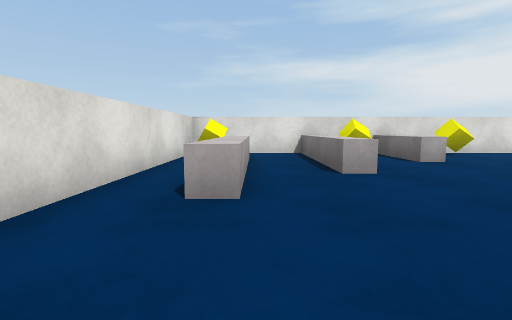
view 1 (above)

16 first-person views from a walk through a scene from a Unity 3-D project. The camera is 0.62 m above the floor, tilts 6° down and sees 85° across. The floor is counted in squares, 1 m on a side. Each view is taken from the middle of a square. On the plan, view 1 faces up. The plan holds only what a view shows up to about 9 squares ahead; the rest is blank. The player character is not drawn. Surface patterns are stand-ins for the level's own textures.

view 2
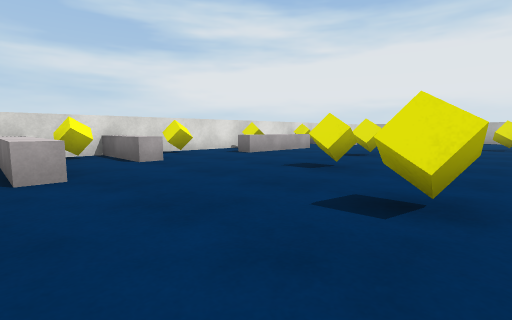

view 3
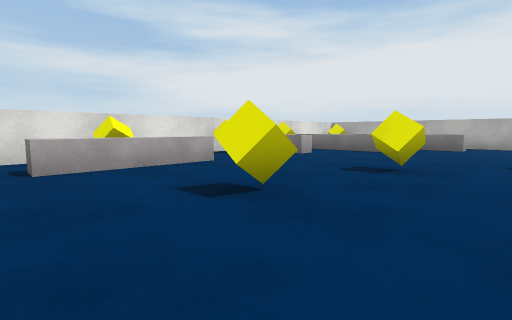

view 4
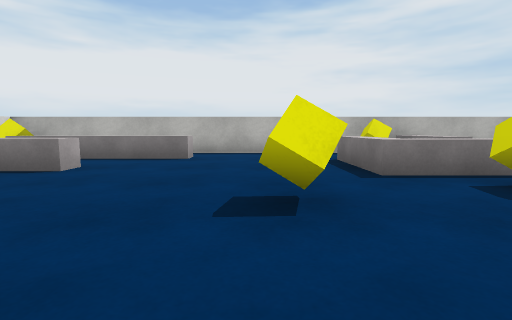

view 5
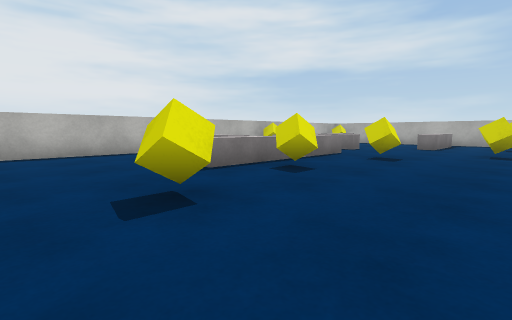

view 6
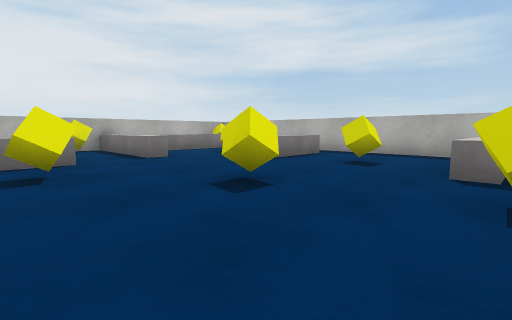

view 7
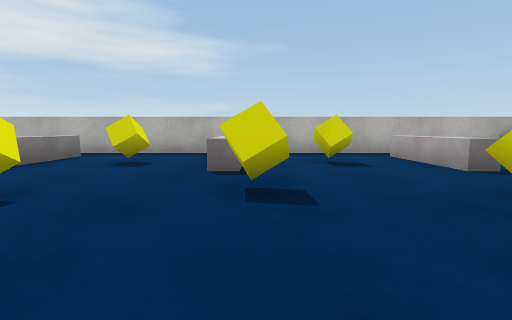

view 8
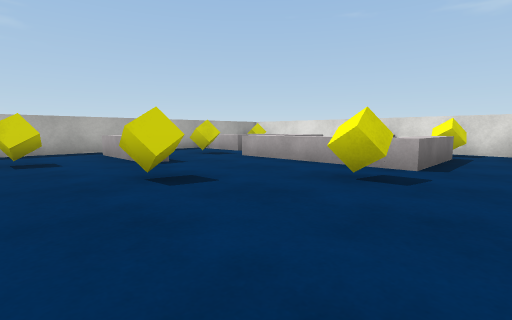

view 9
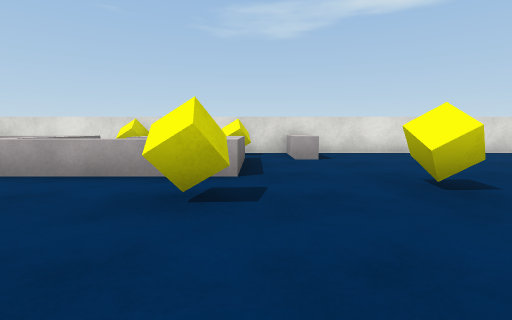

view 10
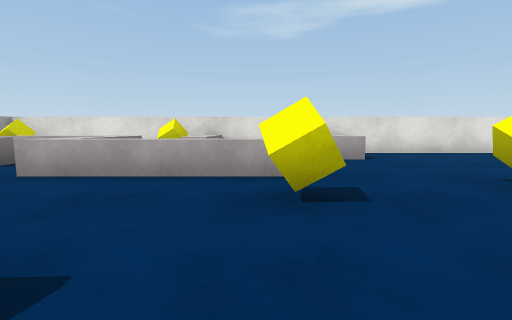

view 11
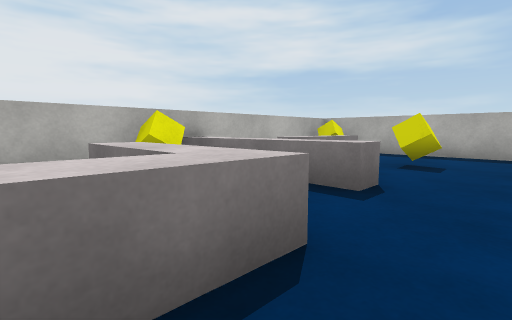

view 12
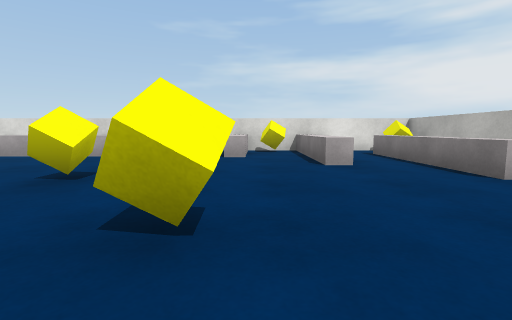

view 13
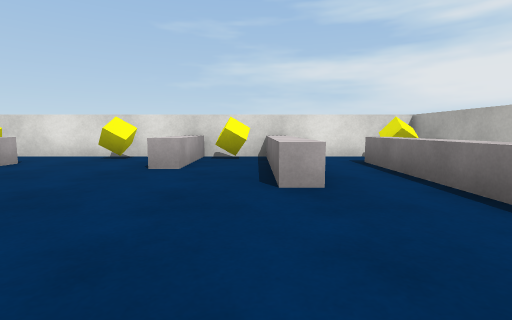

view 14
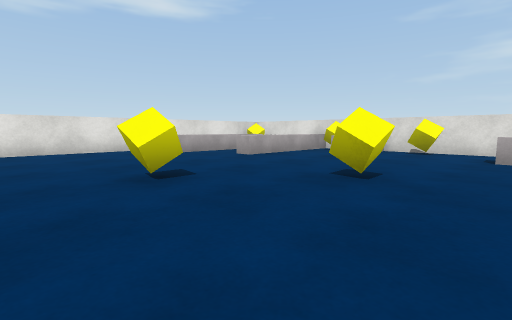

view 15
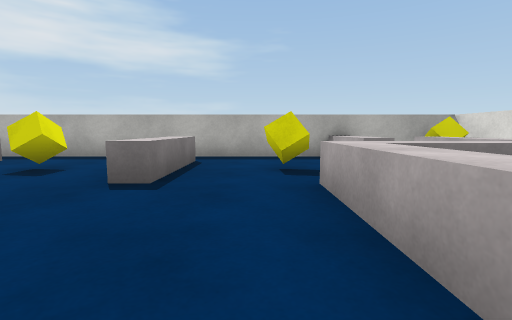

view 16
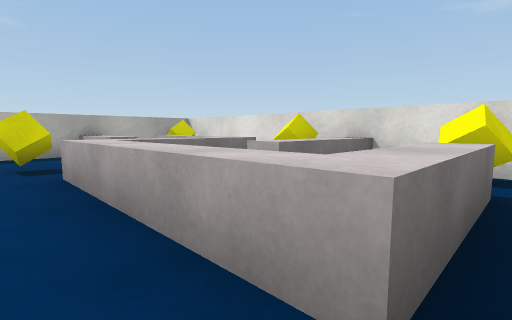

### Floor plan
Key: @ floor where view 1 was taken; # wall or solid block; x gap in a wall; . floor; ^ raised ledge; C yellow cube.
Columns run from 2 left of view 1 to 18 right of it. Each row starts with its distance up from view 1.
  8 #####################
  7 #C..C.^C..C..C.C.^.C#
  6 #.^.^.^..^^^...^.^^.#
  5 #.^.^............^^.#
  4 #.^...............^.#
  3 #.^....C..C.......^.#
  2 #............C......#
  1 #....C........C.....#
  0 #.@.................#
 -1 #.........  ....^^^.#
 -2 #....C.     ...C^  C#
 -3 #^^.......  ....^ ^^#
 -4 #C..............^   #
 -5 #.^^^.C........C^^^ #
 -6 #^^.^..C...........C#
 -7 ##  ^.....C..C...^^^#
 -8 ##^^^.............. #
 -9 #^^....^...^...^..^ #
-10 #^^^C..^C..^C..^C.^ #
-11 ###^...x...x...x..#C#
-12 #####################

Positions as (right, up) in squares from view 1, and headings:
1: (0, 0), facing up
2: (1, 0), facing up-right
3: (6, 1), facing up-right
4: (10, 1), facing right
5: (10, 2), facing down-right
6: (8, -4), facing down-right
7: (8, -4), facing down
8: (7, -3), facing down-left
9: (6, -4), facing left
10: (6, -5), facing left
11: (13, -4), facing down-right
12: (13, -1), facing up
13: (14, 1), facing up
14: (7, -1), facing up-left
15: (3, -5), facing down
16: (3, -4), facing down-left
